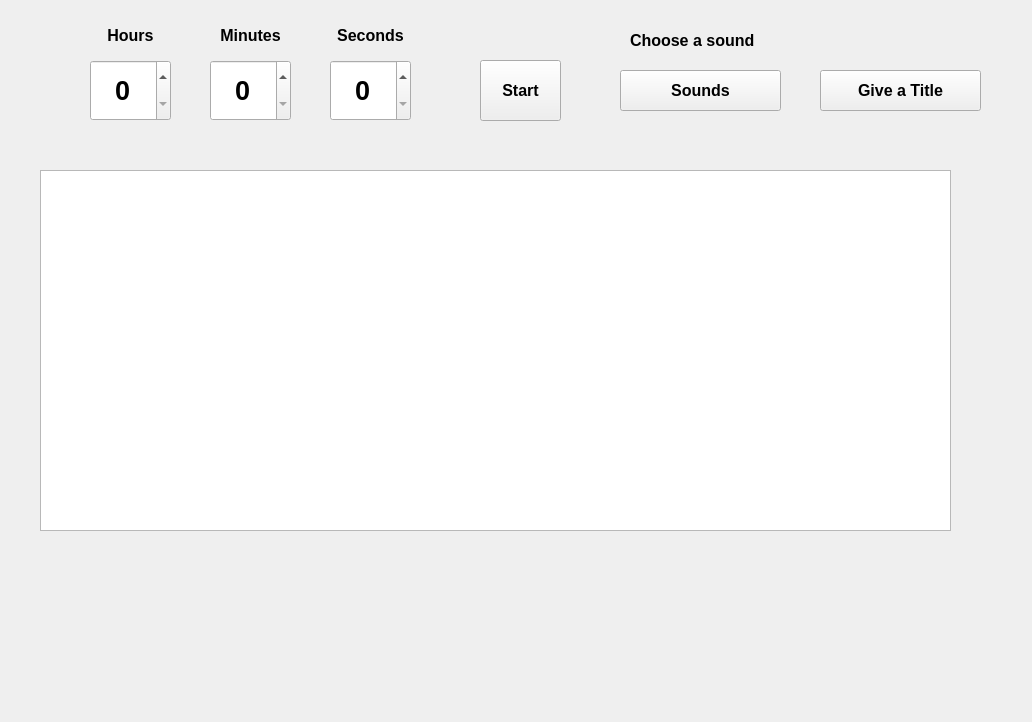
<?xml version="1.0" encoding="UTF-8"?>
<ui version="4.0">
 <class>TimerWindow</class>
 <widget class="QWidget" name="TimerWindow">
  <property name="geometry">
   <rect>
    <x>0</x>
    <y>0</y>
    <width>1032</width>
    <height>722</height>
   </rect>
  </property>
  <property name="windowTitle">
   <string>TimerWindow</string>
  </property>
  <widget class="QSpinBox" name="hourSpinBox">
   <property name="geometry">
    <rect>
     <x>90</x>
     <y>60</y>
     <width>81</width>
     <height>61</height>
    </rect>
   </property>
   <property name="font">
    <font>
     <pointsize>20</pointsize>
     <bold>true</bold>
    </font>
   </property>
   <property name="alignment">
    <set>Qt::AlignmentFlag::AlignCenter</set>
   </property>
   <property name="maximum">
    <number>23</number>
   </property>
  </widget>
  <widget class="QLabel" name="hoursLabel">
   <property name="geometry">
    <rect>
     <x>90</x>
     <y>20</y>
     <width>81</width>
     <height>31</height>
    </rect>
   </property>
   <property name="font">
    <font>
     <pointsize>12</pointsize>
     <bold>true</bold>
    </font>
   </property>
   <property name="text">
    <string>Hours</string>
   </property>
   <property name="alignment">
    <set>Qt::AlignmentFlag::AlignCenter</set>
   </property>
  </widget>
  <widget class="QSpinBox" name="minSpinBox">
   <property name="geometry">
    <rect>
     <x>210</x>
     <y>60</y>
     <width>81</width>
     <height>61</height>
    </rect>
   </property>
   <property name="font">
    <font>
     <pointsize>20</pointsize>
     <bold>true</bold>
    </font>
   </property>
   <property name="alignment">
    <set>Qt::AlignmentFlag::AlignCenter</set>
   </property>
   <property name="maximum">
    <number>59</number>
   </property>
  </widget>
  <widget class="QLabel" name="minutesLabel">
   <property name="geometry">
    <rect>
     <x>210</x>
     <y>20</y>
     <width>81</width>
     <height>31</height>
    </rect>
   </property>
   <property name="font">
    <font>
     <pointsize>12</pointsize>
     <bold>true</bold>
    </font>
   </property>
   <property name="text">
    <string>Minutes</string>
   </property>
   <property name="alignment">
    <set>Qt::AlignmentFlag::AlignCenter</set>
   </property>
  </widget>
  <widget class="QSpinBox" name="secondsSpinBox">
   <property name="geometry">
    <rect>
     <x>330</x>
     <y>60</y>
     <width>81</width>
     <height>61</height>
    </rect>
   </property>
   <property name="font">
    <font>
     <pointsize>20</pointsize>
     <bold>true</bold>
    </font>
   </property>
   <property name="alignment">
    <set>Qt::AlignmentFlag::AlignCenter</set>
   </property>
   <property name="minimum">
    <number>0</number>
   </property>
   <property name="maximum">
    <number>59</number>
   </property>
  </widget>
  <widget class="QLabel" name="secondsLabel">
   <property name="geometry">
    <rect>
     <x>330</x>
     <y>20</y>
     <width>81</width>
     <height>31</height>
    </rect>
   </property>
   <property name="font">
    <font>
     <pointsize>12</pointsize>
     <bold>true</bold>
    </font>
   </property>
   <property name="text">
    <string>Seconds</string>
   </property>
   <property name="alignment">
    <set>Qt::AlignmentFlag::AlignCenter</set>
   </property>
  </widget>
  <widget class="QPushButton" name="startTimer">
   <property name="geometry">
    <rect>
     <x>480</x>
     <y>60</y>
     <width>81</width>
     <height>61</height>
    </rect>
   </property>
   <property name="font">
    <font>
     <pointsize>12</pointsize>
     <bold>true</bold>
    </font>
   </property>
   <property name="text">
    <string>Start</string>
   </property>
  </widget>
  <widget class="QListWidget" name="timersList">
   <property name="geometry">
    <rect>
     <x>40</x>
     <y>170</y>
     <width>911</width>
     <height>361</height>
    </rect>
   </property>
  </widget>
  <widget class="QPushButton" name="menuButton">
   <property name="geometry">
    <rect>
     <x>620</x>
     <y>70</y>
     <width>161</width>
     <height>41</height>
    </rect>
   </property>
   <property name="font">
    <font>
     <pointsize>12</pointsize>
     <bold>true</bold>
    </font>
   </property>
   <property name="text">
    <string>Sounds</string>
   </property>
  </widget>
  <widget class="QLabel" name="label">
   <property name="geometry">
    <rect>
     <x>630</x>
     <y>30</y>
     <width>151</width>
     <height>20</height>
    </rect>
   </property>
   <property name="font">
    <font>
     <pointsize>12</pointsize>
     <bold>true</bold>
    </font>
   </property>
   <property name="text">
    <string>Choose a sound</string>
   </property>
  </widget>
  <widget class="QPushButton" name="titleButton">
   <property name="geometry">
    <rect>
     <x>820</x>
     <y>70</y>
     <width>161</width>
     <height>41</height>
    </rect>
   </property>
   <property name="font">
    <font>
     <pointsize>12</pointsize>
     <bold>true</bold>
    </font>
   </property>
   <property name="text">
    <string>Give a Title</string>
   </property>
  </widget>
 </widget>
 <resources/>
 <connections/>
</ui>
